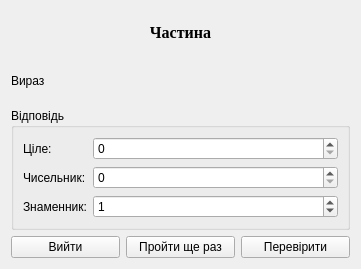
<?xml version="1.0" encoding="UTF-8"?>
<ui version="4.0">
 <class>Form</class>
 <widget class="QWidget" name="Form">
  <property name="geometry">
   <rect>
    <x>0</x>
    <y>0</y>
    <width>361</width>
    <height>269</height>
   </rect>
  </property>
  <property name="windowTitle">
   <string>Form</string>
  </property>
  <layout class="QVBoxLayout" name="verticalLayout">
   <item>
    <widget class="QLabel" name="title">
     <property name="font">
      <font>
       <family>Times New Roman</family>
       <pointsize>12</pointsize>
       <weight>75</weight>
       <bold>true</bold>
      </font>
     </property>
     <property name="layoutDirection">
      <enum>Qt::LeftToRight</enum>
     </property>
     <property name="text">
      <string>Частина</string>
     </property>
     <property name="alignment">
      <set>Qt::AlignCenter</set>
     </property>
    </widget>
   </item>
   <item>
    <widget class="QLabel" name="expression">
     <property name="text">
      <string>Вираз</string>
     </property>
    </widget>
   </item>
   <item>
    <widget class="QGroupBox" name="groupBox">
     <property name="title">
      <string>Відповідь</string>
     </property>
     <layout class="QFormLayout" name="formLayout_2">
      <item row="0" column="0">
       <widget class="QLabel" name="intenger_label">
        <property name="text">
         <string>Ціле:</string>
        </property>
       </widget>
      </item>
      <item row="0" column="1">
       <widget class="QSpinBox" name="intenger_input"/>
      </item>
      <item row="2" column="1">
       <widget class="QSpinBox" name="numerator_input"/>
      </item>
      <item row="5" column="1">
       <widget class="QSpinBox" name="denominator_input">
        <property name="value">
         <number>1</number>
        </property>
       </widget>
      </item>
      <item row="2" column="0">
       <widget class="QLabel" name="numerator_label">
        <property name="text">
         <string>Чисельник:</string>
        </property>
       </widget>
      </item>
      <item row="5" column="0">
       <widget class="QLabel" name="denominator_label">
        <property name="text">
         <string>Знаменник:</string>
        </property>
       </widget>
      </item>
     </layout>
    </widget>
   </item>
   <item>
    <layout class="QHBoxLayout" name="horizontalLayout">
     <item>
      <widget class="QPushButton" name="exit_btn">
       <property name="text">
        <string>Вийти</string>
       </property>
      </widget>
     </item>
     <item>
      <widget class="QPushButton" name="try_again_btn">
       <property name="text">
        <string>Пройти ще раз</string>
       </property>
      </widget>
     </item>
     <item>
      <widget class="QPushButton" name="check_btn">
       <property name="text">
        <string>Перевірити</string>
       </property>
      </widget>
     </item>
    </layout>
   </item>
  </layout>
 </widget>
 <resources/>
 <connections/>
</ui>
